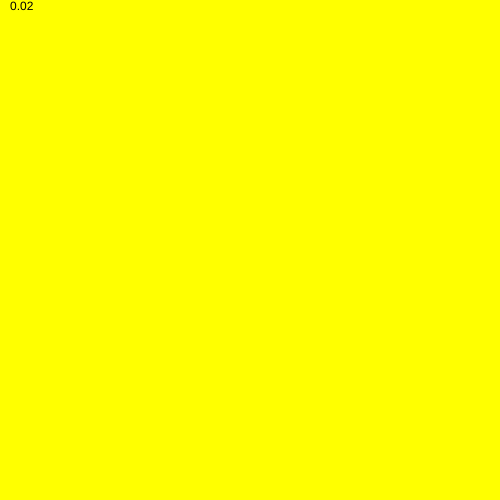
Frame 1 (no input)
Frame 60 (no input): blank canvas, image omitted
Frame 120 (the mouse pressed at the canvas centre since frame 60): blank canvas, image omitted

The p5.js sketch that drew this single still picture (run headless with seeded random() and noise() and a simulated clock; from frame 60 on, the mouse is pressed at the canvas centre):

// p5.js sketch
// ── sketch.js
function setup() {
  createCanvas(500, 500);
}
let state = 0;
let timer = 0;
function draw() {
    switch (state) {
        case 0:
            background('yellow');
            timer++;
            text(round(timer/60,2),10,10);
            if(timer > 3*60){
                timer = 0;
                state++;
            }
            break;
        case 1:
            background('grey');
            timer++;
            text(round(timer/60,2),10,10);
            if(timer > 6*60){
                timer = 0;
                state++;
            }
            break;
        case 2:
            background('pink');
            timer++;
            text(round(timer/60,2),10,10);
            if(timer > 10*60){
                timer = 0;
                state++;
            }
            break;
        default:
            state = 0;
    }
}
